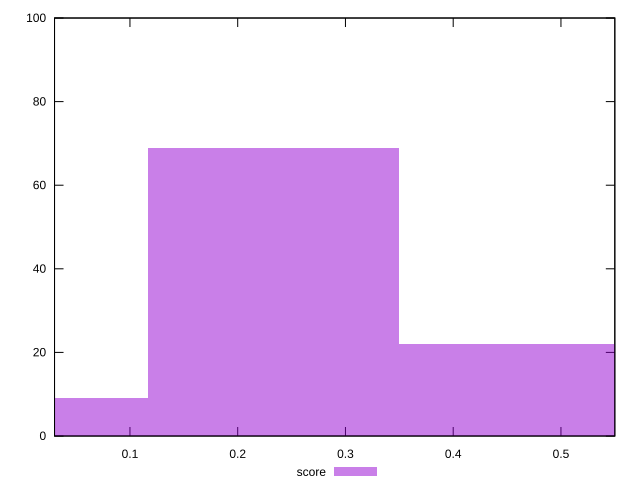

Write the gnuplot code that produced this figure.
reset

$score <<EOF
0 9
0.23307513583955863 69
0.46615027167911727 22
EOF

set key outside below
set boxwidth 0.23307513583955863
set xrange [0.03:0.55]
set yrange [0:100]
set trange [0:100]
set style fill transparent solid 0.5 noborder
set terminal svg size 640, 490 enhanced background rgb 'white'
set output "report_00011_2021-02-09T10:53:21.242Z/estimated-input-latency/samples/pages/score/histogram.svg"

plot $score title "score" with boxes

reset
